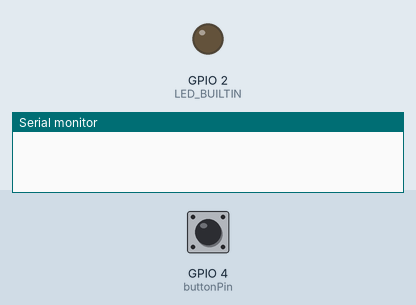
This sketch was run on a simulated ESP8266 (NodeMCU). Parts: output pins drawn as LEDs (lit = HIGH, except the on-board LED, lit = LOW), the last lines printed to the serial monitor. Inputs (shaded band) come from the test bench; at power-on: GPIO 4 (buttonPin) LOW. WiFi joins after 1.5 s; servers stay silent unless stated; the local clock reads 2024-03-15 10:24:30 at power-on unless the sketch sets it.

Above: at 1.2 s.
1.3 s: GPIO 4 (buttonPin) pulled HIGH for 0.15 s
At 2.8 s:
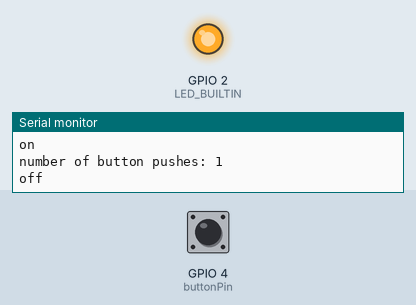
3.2 s: GPIO 4 (buttonPin) pulled HIGH for 1 s
At 4.0 s:
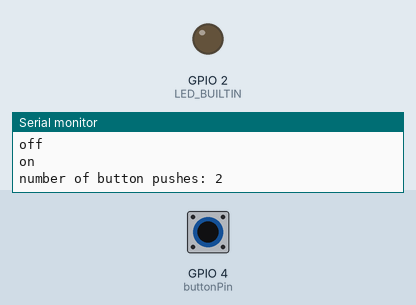
5.7 s: GPIO 4 (buttonPin) pulled HIGH for 3.2 s
At 7.3 s:
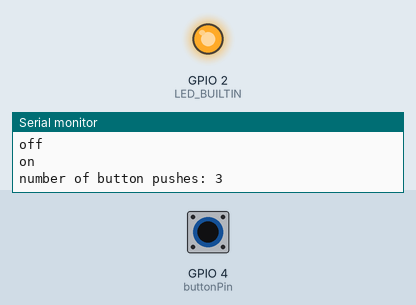
Timing chart, 0 to 8.8 s (numbered marks = the images above; inputs shaded):
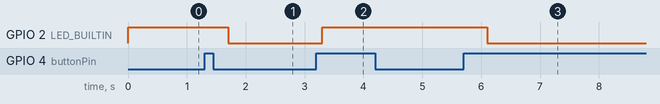

The sketch:

ESP2866-Telegram-Messenger.ino
```cpp
#include <ESP8266WiFi.h>
#include <WiFiClientSecure.h>
#include <UniversalTelegramBot.h>
#include <ArduinoJson.h>
#include <stdbool.h>

bool messageSent = false;
bool ledOn = false;

const char* ssid = "WIFI NAME"; // Replace with your wifi name
const char* password = "PASSWORD"; // Replace with your wifi password

#define BOTtoken "TOKEN"   // Replace with your telegram Bot Token
#define CHAT_ID "CHAT_ID" // Replace with your Chat ID

X509List cert(TELEGRAM_CERTIFICATE_ROOT);
WiFiClientSecure client;
UniversalTelegramBot bot(BOTtoken, client);

int buttonPin = 4;
int buttonPushCounter = 0;   // counter for the number of button presses
int buttonState = 0;         // current state of the button
int lastButtonState = 0;     // previous state of the button

void setup()
{
  pinMode(buttonPin, INPUT);
  pinMode(LED_BUILTIN, OUTPUT);
  Serial.begin(115200);

  configTime(0, 0, "pool.ntp.org");
  client.setTrustAnchors(&cert); // Add root certificate for api.telegram.org

  WiFi.mode(WIFI_STA);
  WiFi.begin(ssid, password);
}


void loop() {
    // read the pushbutton input pin:
  buttonState = digitalRead(buttonPin);

  // compare the buttonState to its previous state
  if (buttonState != lastButtonState) {
    // if the state has changed, increment the counter
    if (buttonState == HIGH) {
      // if the current state is HIGH then the button went from off to on:
      buttonPushCounter++;
      Serial.println("on");
      Serial.print("number of button pushes: ");
      Serial.println(buttonPushCounter);
      if (messageSent == false && ledOn == true) {
        bot.sendMessage(CHAT_ID, "Alert: Adam needs help", "");
        messageSent = true;
      }
    } else {
      // if the current state is LOW then the button went from on to off:
      Serial.println("off");
    }
    // Delay a little bit to avoid bouncing
    delay(100);
  }
  // save the current state as the last state, for next time through the loop
  lastButtonState = buttonState;

  // turns on the LED every second button press by checking whether buttonPushCounter can / 2
  if (buttonPushCounter % 2 == 0) {
    digitalWrite(LED_BUILTIN, HIGH);
    ledOn = true;
  } else {
    digitalWrite(LED_BUILTIN, LOW);
    ledOn = false;
    messageSent = false;
  }
}
```

Measured:
- after the input at 1.3 s, GPIO 2 (LED_BUILTIN): HIGH → LOW after 0.40 s
- after the input at 3.2 s, GPIO 2 (LED_BUILTIN): LOW → HIGH after 0.10 s
- after the input at 5.7 s, GPIO 2 (LED_BUILTIN): HIGH → LOW after 0.40 s
